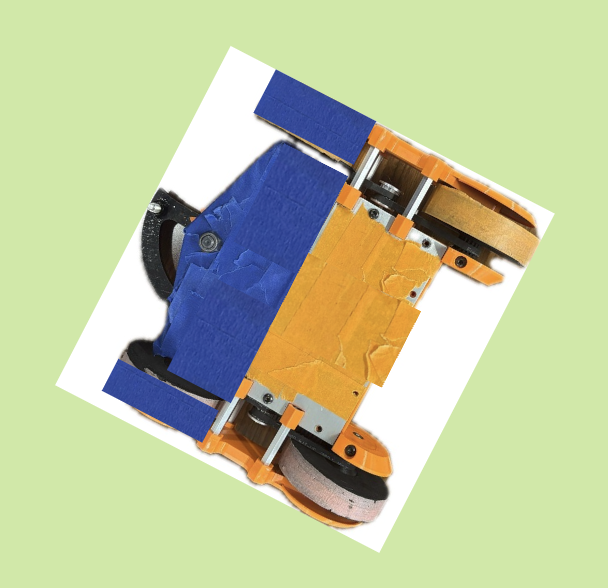
#> input picture indonesia/test2/correctirl.png, 608 x 588 px; its folder holds only this picture in this run
$ python indonesia.py
#> lines starting #> are read from the running program, lines starting #| are printed output that depends on the picture; after the words box and inside, x2 and y2 are one past the last pixel; in counts of white or black regions, pixels touching at a corner belong together; long printed decimals are rounded
import cv2
import os
import numpy as np
from typing import Optional, Tuple
import glob

DISPLAY = False


class Indonesia:
    """
    Detect orientation of a robot using color-based centroid detection
    of top (red) and bottom (white) halves of the robot.
    """


    def __init__(self, selected_colors: list[Tuple[int, int, int]], display_final_image: bool = False):
        self.selected_colors = selected_colors
        self.display_final_image = display_final_image
        self.bots = []

    def set_bots(self, bots: dict):
        self.bots = bots

    def get_contours_per_color(self, hsv_image: np.ndarray, color_index: int):
        selected_color = self.selected_colors[color_index]
        h0, s0, v0 = selected_color

        hue_radius = 5          # was 10
        s_min = 120             # was 50
        v_min = 120             # was 50

        lower_limit = np.array([max(0, h0 - hue_radius), s_min, v_min], dtype=np.uint8)
        upper_limit = np.array([min(179, h0 + hue_radius), 255, 255], dtype=np.uint8)

        mask = cv2.inRange(hsv_image, lower_limit, upper_limit)

        contours, _ = cv2.findContours(mask, cv2.RETR_EXTERNAL, cv2.CHAIN_APPROX_SIMPLE)
        return contours, mask

    def find_centroid(self, hsv_image: np.ndarray, color_index: int) -> Tuple[Optional[np.ndarray], np.ndarray]:
        contours, mask = self.get_contours_per_color(hsv_image, color_index)
        if not contours:
            return None, mask

        contour = max(contours, key=cv2.contourArea)
        area = cv2.contourArea(contour)
        if area < 10:
            return None, mask

        M = cv2.moments(contour)
        if M["m00"] == 0:
            return None, mask

        cx = int(M["m10"] / M["m00"])
        cy = int(M["m01"] / M["m00"])
        return np.array([cx, cy], dtype=int), mask

    def compute_angle_from_vector(self, dx: float, dy: float) -> float:
        """Angle in degrees measured from +x axis (rightwards), flipped for image y-axis."""

        if dx is None or dy is None:
            print("Warning: compute_angle_from_vector received None input(s).")
            return None  # prevents np.arctan2 crash

        dy = -dy  # flip y for image coordinates
        angle_rad = np.arctan2(dy, dx)
        return float(np.degrees(angle_rad) % 360)

    def detect_our_robot_main(self, bot_images: list[np.ndarray]):
        """Chooses the image with the largest combined area of top (color 0) and bottom (color 1)."""
        if not bot_images or not all(img is not None for img in bot_images):
            print("No valid bot images found.")
            return None

        best_img = None
        largest_total_area = 0
        top_back_pixels = [0, 0]

        for img in bot_images:
            hsv_image = cv2.cvtColor(img, cv2.COLOR_BGR2HSV)

            total_area = 0
            # Combine the contour areas for color indices 0 and 1
            for color_index in [0, 1]:
                try:
                    contours, _ = self.get_contours_per_color(hsv_image, color_index)
                except IndexError:
                    print(f"Warning: selected_colors missing index {color_index}")
                    continue

                for cnt in contours:
                    area = cv2.contourArea(cnt)
                    total_area += area

                top_back_pixels[color_index] = total_area

            if total_area > largest_total_area and top_back_pixels[0] > 50 and top_back_pixels[1] > 50:
                largest_total_area = total_area
                best_img = img

        if best_img is None:
            print("Our robot was not detected in any image.")
            return None

        if self.display_final_image:
            cv2.imshow("our bot", best_img)
            cv2.waitKey(0)
            cv2.destroyAllWindows()

        return best_img

    def detect_arrow_angle(self, image: np.ndarray) -> Optional[float]:
        """
        Detect orientation of the robot as the angle of vector
        from bottom-half (white) to top-half (red).
        """
        hsv_image = cv2.cvtColor(image, cv2.COLOR_BGR2HSV)
        top_center, mask_top = self.find_centroid(hsv_image, 0)    # red
        bottom_center, mask_bottom = self.find_centroid(hsv_image, 1)  # white

        if self.display_final_image:
            # DISPLAY MASKS EACH FRAME
            cv2.imshow("mask_top", mask_top)
            cv2.waitKey(0)
            cv2.imshow("mask_bottom", mask_bottom)
            cv2.waitKey(0)
            cv2.destroyAllWindows()

        print("top_center: " + str(top_center))
        print("bottom_center: " + str(bottom_center))

        if top_center is None or bottom_center is None:
            print("Failed to find both top and bottom centroids.")
            return None

        dx = top_center[0] - bottom_center[0]
        dy = top_center[1] - bottom_center[1]
        angle = self.compute_angle_from_vector(dx, dy)

        if angle is None:
            print("Warning: angle computation failed due to invalid dx/dy.")
            return None

        # --- Visualization ---
        display_image = image.copy()
        # Draw bottom and top centroids
        cv2.circle(display_image, tuple(bottom_center), 5, (255, 255, 0), -1)  # bottom = cyan
        cv2.circle(display_image, tuple(top_center), 5, (0, 0, 255), -1)       # top = red

        # Draw arrow (orientation vector)
        cv2.arrowedLine(display_image,
                        tuple(bottom_center),
                        tuple(top_center),
                        (0, 255, 0), 2, tipLength=0.3)

        # Annotate angle
        if angle is not None:
            cv2.putText(display_image,
                        f"{angle:.1f} deg",
                        (bottom_center[0] + 10, bottom_center[1] - 10),
                        cv2.FONT_HERSHEY_SIMPLEX,
                        0.5, (0, 255, 0), 2, cv2.LINE_AA)

        if self.display_final_image:
            cv2.imshow("Orientation Vector", display_image)
            cv2.waitKey(0)
            cv2.destroyAllWindows()

        return float(angle)

    def indonesia_main(self, bot_images):
        if isinstance(self.bots, dict):
            bot_images = [bot["img"] for bot in self.bots.get("bots", [])]
        elif isinstance(self.bots, list):
            bot_images = [bot["img"] for bot in self.bots if "img" in bot]
        else:
            print("Invalid bots format.")
            return {}

        image = self.detect_our_robot_main(bot_images)
        if image is None:
            return {}

        orientation = self.detect_arrow_angle(image)
        print("1")
        huey_bbox = None
        for bot_data in self.bots["bots"]:
            if bot_data["img"] is image:
                huey_bbox = bot_data["bbox"]
                print("2")
                break

        print("3")
        huey = {
            "bbox": huey_bbox,
            "orientation": orientation,
            "center": np.mean(huey_bbox, axis=0) if huey_bbox is not None else None,
        }
        print("4")

        enemy_bots = {}
        if isinstance(self.bots, dict) and "bots" in self.bots:
            print("5")
            for bot_data in self.bots["bots"]:
                if bot_data["img"] is not image:
                    enemy_bots = {
                        "bbox": bot_data["bbox"],
                        "center": np.mean(bot_data["bbox"], axis=0),
                    }
                    print("6")
                    break

        result = {"huey": huey, "enemy": enemy_bots}
        print("result: " + str(result))
        return result


if __name__ == "__main__":
    bot_image_folder = os.path.join(os.getcwd(), "test2")
    selected_colors_file = os.path.join(os.getcwd(), "selected_colors.txt")

    bot_image_paths = glob.glob(os.path.join(bot_image_folder, "*.png"))
    bot_images = [cv2.imread(path) for path in bot_image_paths if cv2.imread(path) is not None]
#> bot_images = 1 item

    if not bot_images:
        raise ValueError(f"No valid images found in folder: {bot_image_folder}")

    selected_colors: list[Tuple[int, int, int]] = []
    if not os.path.exists(selected_colors_file):
        raise FileNotFoundError(f"Missing selected colors file: {selected_colors_file}")

    with open(selected_colors_file, "r") as file:
#> (reads indonesia/selected_colors.txt from the repository)
        for line in file:
            hsv = list(map(int, line.strip().split(", ")))
            selected_colors.append((hsv[0], hsv[1], hsv[2]))

    idn = Indonesia(selected_colors, display_final_image=DISPLAY)
    bots = {
        "bots": [
            {
                "img": img,
                "bbox": np.array([
                    [10 + i*10, 10 + i*5],
                    [20 + i*10, 10 + i*5],
                    [20 + i*10, 20 + i*5],
                    [10 + i*10, 20 + i*5]
                ])
            }
            for i, img in enumerate(bot_images)
        ]
    }
    idn.set_bots(bots)
    result = idn.indonesia_main(bot_images)
#> the loop in detect_our_robot_main, `for img in bot_images:` made 1 pass
#> pass 1, in get_contours_per_color, `mask = cv2.inRange(hsv_image, lower_limit, upper_limit)`:
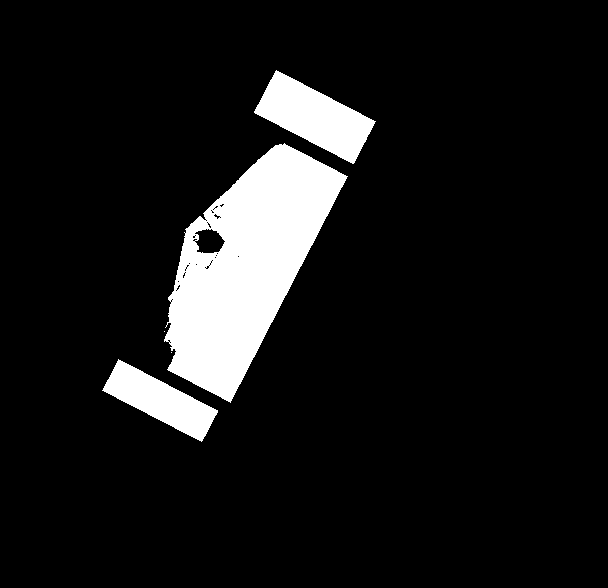
#> mask: shape (588, 608); 9.5% white; 5 white regions (2 under 20 px), largest, box (x1, y1, x2, y2) and area: (164, 143, 348, 403) 24383, (254, 70, 376, 164) 5433, (102, 359, 218, 442) 3981
#> pass 1, in get_contours_per_color (call 2), `mask = cv2.inRange(hsv_image, lower_limit, upper_limit)`:
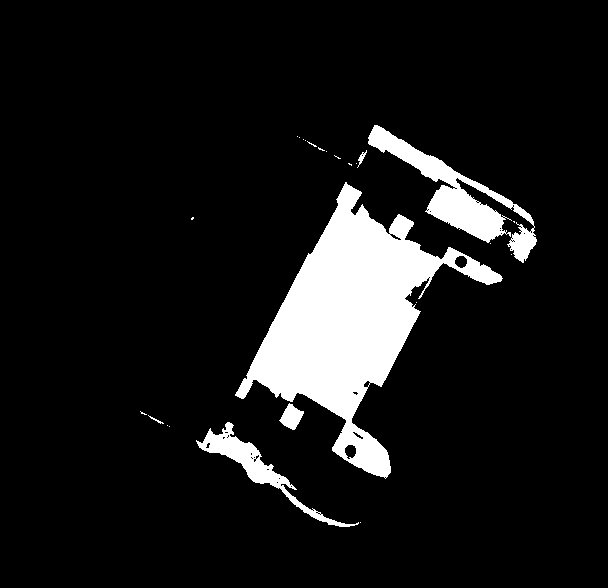
#> mask: shape (588, 608); 9.8% white; 25 white regions (19 under 20 px)
#> in detect_our_robot_main, best_img is the input picture: shape (588, 608, 3); mean B, G, R 159.6, 200.2, 191.4
#> after the loop in detect_our_robot_main, `for img in bot_images:`: largest_total_area = 67900.5; top_back_pixels = [33824, 67900.5]
#> in get_contours_per_color (call 3), `contours, _ = cv2.findContours(mask, cv2.RETR_EXTERNAL, cv2.CHAIN_APPR..`: contours = 5 contours, 2 with area under 20; largest, box (x1, y1, x2, y2) and area: (164, 143, 348, 403) 24683, (254, 70, 376, 164) 5291, (102, 359, 218, 442) 3850
#> in find_centroid, `contour = max(contours, key=cv2.contourArea)`: contour = contour of 492 points, box (x1, y1, x2, y2) (164, 143, 348, 403), area 24683
#> in find_centroid, `area = cv2.contourArea(contour)`: area = 24683
#> in find_centroid, `M = cv2.moments(contour)`: M = moments, m00 24683, centre m10/m00, m01/m00 = (244.7, 265.2)
#> in find_centroid, `cx = int(M["m10"] / M["m00"])`: cx = 244
#> in find_centroid, `cy = int(M["m01"] / M["m00"])`: cy = 265
#> in detect_arrow_angle, `top_center, mask_top = self.find_centroid(hsv_image, 0)`: top_center = [244, 265]
#> in get_contours_per_color (call 4), `contours, _ = cv2.findContours(mask, cv2.RETR_EXTERNAL, cv2.CHAIN_APPR..`: contours = 25 contours, 20 with area under 20; largest, box (x1, y1, x2, y2) and area: (235, 182, 503, 479) 26306, (368, 125, 537, 263) 5141, (196, 422, 359, 527) 2215, (279, 403, 304, 430) 348, (357, 150, 367, 168) 36
#> in detect_arrow_angle, `bottom_center, mask_bottom = self.find_centroid(hsv_image, 1)`: bottom_center = [349, 319]
#| top_center: [244 265]
#| bottom_center: [349 319]
#> in detect_arrow_angle, `dx = top_center[0] - bottom_center[0]`: dx = -105
#> in detect_arrow_angle, `dy = top_center[1] - bottom_center[1]`: dy = -54
#> in compute_angle_from_vector, `dy = -dy`: dy = 54
#> in compute_angle_from_vector, `angle_rad = np.arctan2(dy, dx)`: angle_rad = 2.67
#> in detect_arrow_angle, `angle = self.compute_angle_from_vector(dx, dy)`: angle = 152.8
#> in detect_arrow_angle, `cv2.circle(display_image, tuple(bottom_center), 5, (255, 255, 0), -1)`: display_image: shape (588, 608, 3); 0.02% of pixels changed, all inside (x1, y1, x2, y2) = (344, 314, 355, 325)
#> in detect_arrow_angle, `cv2.circle(display_image, tuple(top_center), 5, (0, 0, 255), -1)`: display_image: shape (588, 608, 3); mean B, G, R 159.6, 200.2, 191.4
#> in detect_arrow_angle, `cv2.putText(display_image, f"{angle:.1f} deg", (bottom_center[0] + 10,..`:
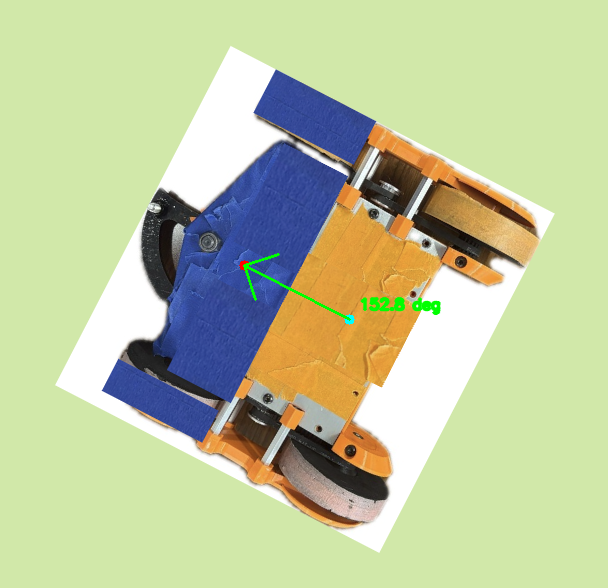
#> display_image: shape (588, 608, 3); mean B, G, R 159.2, 200.5, 190.8
#> the loop in indonesia_main, `for bot_data in self.bots["bots"]:` made 1 pass
#> huey_bbox on pass 1: [[10, 10], [20, 10], [20, 20], [10, 20]]
#| 2
#> in indonesia_main, `huey = { "bbox": huey_bbox, "orientation": orientation, "center": np.m..`: huey = {'bbox': [[10, 10], [20, 10], [20, 20], [10, 20]], 'orientation': 152.8, 'center': [15, 15]}
#> the loop in indonesia_main, `for bot_data in self.bots["bots"]:` made 1 pass
#| result: {'huey': {'bbox': array([[10, 10],
#|        [20, 10],
#|        [20, 20],
#|        [10, 20]]), 'orientation': 152.784, 'center': array([15., 15.])}, 'enemy': {}}
#> result = 2 items
    print("result:", result)
#| result: {'huey': {'bbox': array([[10, 10],
#|        [20, 10],
#|        [20, 20],
#|        [10, 20]]), 'orientation': 152.784, 'center': array([15., 15.])}, 'enemy': {}}
